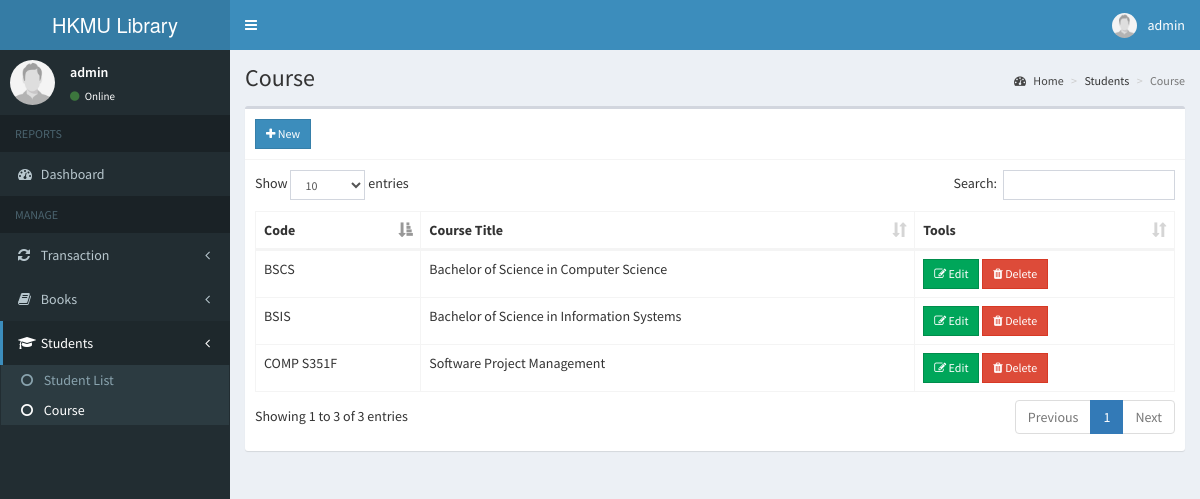
Page /admin/course.php (signed in) on the committed database.
### tables this page shows
CREATE TABLE `course` (
  `id` int(11) NOT NULL,
  `title` text NOT NULL,
  `code` varchar(15) NOT NULL
);

### admin/includes/session.php (called while the page is built, shortened)
<?php
	include 'includes/conn.php';
	$sql = "SELECT * FROM admin WHERE id = '".$_SESSION['admin']."'";
	$query = $conn->query($sql);
	$user = $query->fetch_assoc();
?>

### admin/course.php (the view, shortened to what this page needs)
<?php include 'includes/session.php'; ?>
<?php include 'includes/header.php'; ?>
<body class="hold-transition skin-blue sidebar-mini">
<div class="wrapper">
  <?php include 'includes/navbar.php'; ?>
  <?php include 'includes/menubar.php'; ?>
  <div class="content-wrapper">
    <section class="content-header">
      <h1>
        Course
      </h1>
      <ol class="breadcrumb">
        <li><a href="#"><i class="fa fa-dashboard"></i> Home</a></li>
        <li>Students</li>
        <li class="active">Course</li>
      </ol>
    </section>
    <section class="content">
      <div class="row">
        <div class="col-xs-12">
          <div class="box">
            <div class="box-header with-border">
              <a href="#addnew" data-toggle="modal" class="btn btn-primary btn-sm btn-flat"><i class="fa fa-plus"></i> New</a>
            </div>
            <div class="box-body">
              <table id="example1" class="table table-bordered">
                <thead>
                  <th>Code</th>
                  <th>Course Title</th>
                  <th>Tools</th>
                </thead>
                <tbody>
                  <?php
                    $sql = "SELECT * FROM course";
                    $query = $conn->query($sql);
                    while($row = $query->fetch_assoc()){
                      echo "
                        <tr>
                          <td>".$row['code']."</td>
                          <td>".$row['title']."</td>
                          <td>
                            <button class='btn btn-success btn-sm edit btn-flat' data-id='".$row['id']."'><i class='fa fa-edit'></i> Edit</button>
                            <button class='btn btn-danger btn-sm delete btn-flat' data-id='".$row['id']."'><i class='fa fa-trash'></i> Delete</button>
                          </td>
                        </tr>
                      ";
                    }
                  ?>
                </tbody>
              </table>
            </div>
          </div>
        </div>
      </div>
    </section>
  </div>
</div>
</body>
</html>

### admin/includes/navbar.php (shortened to what this page needs)
<header class="main-header">
  <a href="#" class="logo">
    <span class="logo-lg">HKMU Library Borrowing System</span>
  </a>
  <nav class="navbar navbar-static-top">
    <a href="#" class="sidebar-toggle" data-toggle="push-menu" role="button">
    </a>
    <div class="navbar-custom-menu">
      <ul class="nav navbar-nav">
        <li class="dropdown user user-menu">
          <a href="#" class="dropdown-toggle" data-toggle="dropdown">
            <img src="<?php echo (!empty($user['photo'])) ? '../images/'.$user['photo'] : '../images/profile.jpg'; ?>" class="user-image" alt="User Image">
            <span class="hidden-xs"><?php echo $user['firstname'].' '.$user['lastname']; ?></span>
          </a>
        </li>
      </ul>
    </div>
  </nav>
</header>

### admin/includes/menubar.php (shortened to what this page needs)
<aside class="main-sidebar">
  <section class="sidebar">
    <div class="user-panel">
      <div class="pull-left image">
        <img src="<?php echo (!empty($user['photo'])) ? '../images/'.$user['photo'] : '../images/profile.jpg'; ?>" class="img-circle" alt="User Image">
      </div>
      <div class="pull-left info">
        <p><?php echo $user['firstname'].' '.$user['lastname']; ?></p>
        <a><i class="fa fa-circle text-success"></i> Online</a>
      </div>
    </div>
    <ul class="sidebar-menu" data-widget="tree">
      <li class="header">REPORTS</li>
      <li class=""><a href="home.php"><i class="fa fa-dashboard"></i> <span>Dashboard</span></a></li>
      <li class="header">MANAGE</li>
      <li class="treeview">
        <a href="#">
          <i class="fa fa-refresh"></i>
          <span>Transaction</span>
          <span class="pull-right-container">
            <i class="fa fa-angle-left pull-right"></i>
          </span>
        </a>
      </li>
      <li class="treeview">
        <a href="#">
          <i class="fa fa-book"></i>
          <span>Books</span>
          <span class="pull-right-container">
            <i class="fa fa-angle-left pull-right"></i>
          </span>
        </a>
      </li>
      <li class="treeview">
        <a href="#">
          <i class="fa fa-graduation-cap"></i>
          <span>Students</span>
          <span class="pull-right-container">
            <i class="fa fa-angle-left pull-right"></i>
          </span>
        </a>
        <ul class="treeview-menu">
          <li><a href="student.php"><i class="fa fa-circle-o"></i> Student List</a></li>
          <li><a href="course.php"><i class="fa fa-circle-o"></i> Course</a></li>
        </ul>
      </li>
    </ul>
  </section>
</aside>

### rows in the picture
course: code "BSIS", title "Bachelor of Science in Information Systems"
course: code "BSCS", title "Bachelor of Science in Computer Science"
course: code "COMP S351F", title "Software Project Management"

### other values in the picture
$user['firstname'] "admin"
